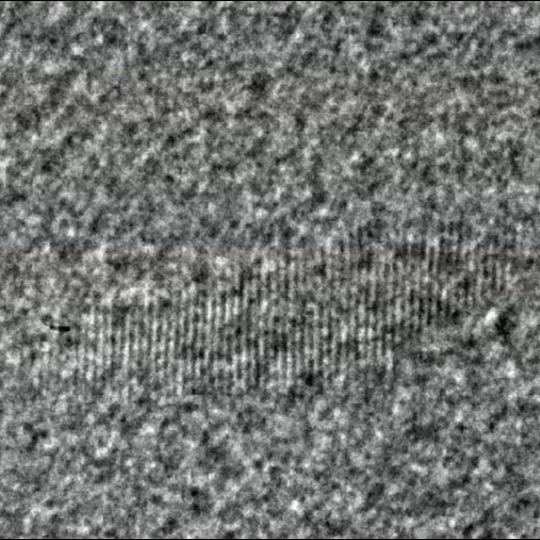
#> input picture nacl.jpg, 1080 x 1080 px (shown at 1/2 size)
$ python test2.py
#> lines starting #> are read from the running program, lines starting #| are printed output that depends on the picture; after the words box and inside, x2 and y2 are one past the last pixel; in counts of white or black regions, pixels touching at a corner belong together
### image_processor.py
from __future__ import annotations
import os
import cv2
import numpy as np
from matplotlib import pyplot as plt
from abc import ABC, abstractmethod

class Image(ABC): # Interface for Image
    @abstractmethod
    def set_title(self):
        raise NotImplementedError()

    @staticmethod
    def gray2rgb(image: np.ndarray) -> np.ndarray:
        rgb_image = cv2.cvtColor(image.astype(np.float32), cv2.COLOR_GRAY2RGB)
        #rgb_image = cv2.cvtColor(image.astype(np.uint8), cv2.COLOR_GRAY2RGB)
        return rgb_image

    @staticmethod
    def rgb2gray(image: np.ndarray) -> np.ndarray:
        gray_image = cv2.cvtColor(image.astype(np.float32), cv2.COLOR_RGB2GRAY)
        #gray_image = cv2.cvtColor(image.astype(np.uint8), cv2.COLOR_RGB2GRAY)
        return gray_image

    @staticmethod
    def set_image(ax, title: str, image: np.ndarray):
        ax.imshow(image, cmap='gray')
        ax.set_title(title), ax.set_xticks([]), ax.set_yticks([]), ax.set_xticklabels([]), ax.set_yticklabels([])

    @staticmethod
    def show_image(title: str, image: np.ndarray):
        fig, ax = plt.subplots()
        Image.set_image(ax, title, image)
        plt.show()

    # [38 lines left out: functions save_image, pixel_counter, calc_psnr, calc_ssim, not called in this run]

class ComposeImage(Image):
    def __init__(self, original_image: Image, bin_image: Image):
        # rgb_image = original_image._rgb_image.astype(np.uint8).copy()
        # gray_image = bin_image._gray_image.astype(np.uint8).copy()
        self._title = self.set_title(bin_image._title)
        self._rgb_image = self.compose_image(original_image._rgb_image, bin_image._gray_image)

    def set_title(self, title: str) -> str:
        return "Composed " + title

    def compose_image(self, original_image: np.ndarray, bin_image: np.ndarray):
        rgb_original = original_image.copy()
        rgb_bin = self.gray2rgb(bin_image.copy())
        rgb_original[(rgb_bin==(255,255,255)).all(axis=-1)]=(0, 0, 255)
        return rgb_original


class Path2Image(Image):
    def __init__(self, title: str, path: str):
        self._title = self.set_title(title)
        self._rgb_image = self.path2rgb(path)
        self._gray_image = self.rgb2gray(self._rgb_image)

    def set_title(self, title: str) -> str:
        return "Original " + title

    @staticmethod
    def path2rgb(path: str) -> np.ndarray:
        bgr_image = cv2.imread(path)
        rgb_image = cv2.cvtColor(bgr_image, cv2.COLOR_BGR2RGB)
        #rgb_image = cv2.cvtColor(bgr_image.astype(np.uint8), cv2.COLOR_BGR2RGB)
        return rgb_image

class NewImage(Image):
    def __init__(self, title: str, image: np.ndarray):
        self._title = self.set_title(title)
        self._gray_image = image

    def set_title(self, title: str) -> str:
        return "new " + title

### frequency_filter.py
import cv2
import numpy as np
from image_processor import Image
from scipy.ndimage import maximum_filter

class FFT(Image):
    def __init__(self, image: Image, *args):
        self._title = self.set_title(image._title)
        self._shifted_fft = self.get_fft(image._gray_image.copy())
        self._fft_image = self.get_spectrum(self._shifted_fft)

    def set_title(self, title: str) -> str:
        return "FFT " + title.replace("Original ", "")

    def get_fft(self, gray_image: np.ndarray):
        return np.fft.fftshift(np.fft.fft2(gray_image))

    def get_spectrum(self, shifted_fft):
        shifted_fft[shifted_fft == 0] = np.finfo(float).eps
        return 20*np.log(np.abs(shifted_fft)).astype(np.float32)

class IFFT(Image):
    def __init__(self, image: FFT, *args):
        self._title = self.set_title(image._title)
        self._gray_image = self.get_ifft(image._masked_shifted_fft.copy())

    def set_title(self, title: str) -> str:
        return "IFFT " + title.replace("FFT", "")

    def get_ifft(self, shifted_fft):
        return np.abs(np.fft.ifft2(np.fft.fftshift(shifted_fft)))

class FrequencyFilter(FFT):
    def __init__(self, image: Image, *args):
        super().__init__(image, *args)
        self._mask = self.make_mask(self._fft_image, *args)
        self._masked_shifted_fft, self._masked_fft_image = self.apply_mask(self._shifted_fft, self._mask)

    # [4 lines left out: function make_mask, not called in this run]

    # [4 lines of commented-out code are left out]

    def apply_mask(self, shifted_fft, mask):
        masked_shifted_fft = np.multiply(shifted_fft, mask)
        masked_fft_image = self.get_spectrum(masked_shifted_fft)
        return masked_shifted_fft, masked_fft_image

class PeakMask(FrequencyFilter):
    def __init__(self, image: Image, *args):
        super().__init__(image)

    def set_title(self, title: str):
        return "Peakmask " + title.replace("Original ", "")

    # [6 lines left out: function make_mask, not called in this run]

class LowpassFilter(FrequencyFilter):
    def __init__(self, image: Image, inner_radius=90):
        super().__init__(image, inner_radius)

    def set_title(self, title: str):
        return "Lowpass " + title.replace("Original ", "")

    # [5 lines left out: function make_mask, not called in this run]

class HighpassFilter(FrequencyFilter):
    def __init__(self, fft_image: Image, outer_radius=80):
        super().__init__(fft_image, outer_radius)

    def set_title(self, title: str):
        return "Highpass " + title.replace("Original ", "")

    def make_mask(self, shifted_fft, outer_radius):
        height, width = shifted_fft.shape[0], shifted_fft.shape[1]
        mask = np.ones([height, width], dtype=np.uint8)
        cv2.circle(mask, center=(width//2, height//2), radius=outer_radius, color=0, thickness=-1)
        return mask

class BandpassFilter(FrequencyFilter):
    def __init__(self, fft_image: Image, outer_radius=150, inner_radius=50):
        super().__init__(fft_image, outer_radius, inner_radius)

    def set_title(self, title: str):
        return "Bandpass " + title.replace("Original ", "")

    # [6 lines left out: function make_mask, not called in this run]

class PeakFilter(FrequencyFilter):
    def __init__(self, image: BandpassFilter, indices):
        self._title = self.set_title(image._title)
        self._peak_image = self.detect_peaks(image._masked_fft_image)
        self._spot_image = self.peak2spot(self._peak_image, indices)
        self._fft_image = image._fft_image*self._spot_image
        self._shifted_fft = image._shifted_fft
        self._shifted_fft[self._spot_image==0] = 0
        self._masked_shifted_fft = self._shifted_fft

    def set_title(self, title: str):
        return "Peak " + title.replace("Original ", "")

    def detect_peaks(self, fft_image: np.ndarray, filter_size=5, order=0.8):
        peak_image = fft_image
        local_max = maximum_filter(peak_image, footprint=np.ones((filter_size, filter_size)), mode='constant')
        peak_image[local_max!=peak_image] = [0]
        peak1 = peak_image.max()
        # [4 lines of commented-out code are left out]
        peak_image = np.where(peak_image!=peak1, 0, 1)
        #peak_image[peak_image!=peak_image.max()] = [0]
        #peak_image[peak_image<=peak_image.max()*order] = [0]
        #peak_image[peak_image!=0] = [1]
        return peak_image

    def peak2spot(self, peak_image: np.ndarray, indices):
        spot_image = peak_image.copy().astype(np.uint8)
        # [7 lines of commented-out code are left out]
        if indices != [[0, 0]]:
            cv2.circle(spot_image, center=(indices[0][0], indices[0][1]), radius=4, color=1, thickness=-1)
            cv2.circle(spot_image, center=(indices[1][0], indices[1][1]), radius=4, color=1, thickness=-1)
            cv2.circle(spot_image, center=(indices[2][0], indices[2][1]), radius=2, color=1, thickness=-1)
        else:
            indices = np.dstack(np.where(spot_image == 1))
            for index in indices[0]:
                cv2.circle(spot_image, center=(index[1], index[0]), radius=4, color=1, thickness=-1)
        return spot_image

### binarization.py
import cv2
import numpy as np
from image_processor import Image

class OtsuBinarization(Image):
    def __init__(self, image: Image, threshold=128):
        self._title = self.set_title(image._title)
        ret, self._gray_image = self.otsu_bin(image._gray_image, threshold)

    def set_title(self, title: str):
        return "Binarization " + title.replace("Original ", "")

    def otsu_bin(self, gray_image: np.ndarray, threshold):
        return cv2.threshold(gray_image.astype(np.uint8), threshold, 255, cv2.THRESH_OTSU)

class AdaptiveBinarization(Image):
    def __init__(self, image: Image, blockSize=5):
        self._title = self.set_title(image._title)
        self._gray_image = self.adapt_bin(image._gray_image, blockSize)

    def set_title(self, title: str):
        return "Binarization " + title.replace("Original ", "")

    def adapt_bin(self, gray_image: np.ndarray, blockSize=5):
        return cv2.adaptiveThreshold(gray_image, 255, cv2.ADAPTIVE_THRESH_GAUSSIAN_C, cv2.THRESH_BINARY, blockSize=blockSize, C=0)

### test2.py
from image_processor import Image, Path2Image, ComposeImage, NewImage
from spatial_filter import AverageFilter, GaussianFilter, MedianFilter, BilateralFilter
from frequency_filter import FFT, IFFT, LowpassFilter, HighpassFilter, BandpassFilter, PeakFilter
from binarization import OtsuBinarization
from edge_detector import LaplacianEdgeDetector, CannyEdgeDetector, PrewittEdgeDetector, SobelEdgeDetector
# from line_detector import HoughTransform, PHoughTransform, LineSegmentDetector

if __name__ == '__main__':
    title = "test"
    path = "nacl.jpg"
    original = Path2Image(title, path)
#> in path2rgb, bgr_image is the input picture: shape (1080, 1080, 3); mean B, G, R 112.9, 114.7, 113.1

    highpass1 = HighpassFilter(original, outer_radius=50)
#> in make_mask, `cv2.circle(mask, center=(width//2, height//2), radius=outer_radius, co..`:
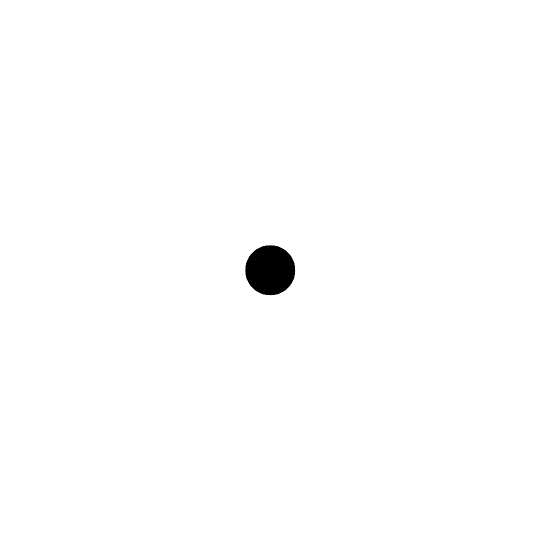
#> mask: shape (1080, 1080) (shown at 1/2 size); values 0 (black) and 1 (white), 99.3% white; 1 black region, box (x1, y1, x2, y2) and area: (490, 490, 591, 591) 7845
    highpass2 = HighpassFilter(original, outer_radius=50)
#> call 2 of __init__, with outer_radius = 50
    # Image.show_image(highpass._title, highpass._masked_fft_image)
    center = 540
    Y = 2
    X = 60
    indices1 = [[center-X, center-Y], [center+X, center+Y], [center, center]]
    indices2 = [[center+X, center+Y], [center-X, center-Y], [center, center]]
    peak1 = PeakFilter(highpass1, indices1)
#> in detect_peaks, `peak_image[local_max!=peak_image] = [0]`:
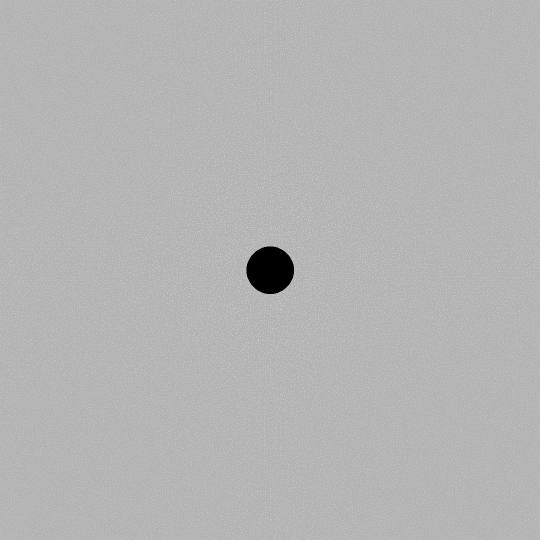
#> peak_image: shape (1080, 1080) float32 (shown at 1/2 size); min -720.9, max 296.3, mean 2.2; drawn with min black and max white
#> in detect_peaks, `peak1 = peak_image.max()`: peak1 = 296.3
#> in detect_peaks, `peak_image = np.where(peak_image!=peak1, 0, 1)`:
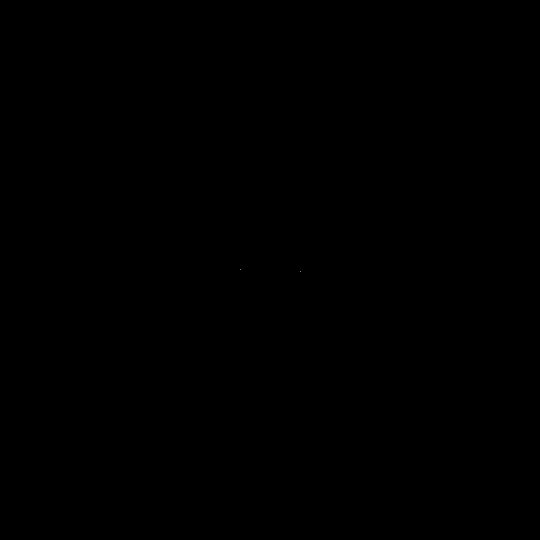
#> peak_image: shape (1080, 1080) int64 (shown at 1/2 size); values 0 (black) and 1 (white), 0% white in thin lines or dots, all inside (x1, y1, x2, y2) = (480, 538, 601, 543)
#> in peak2spot, `cv2.circle(spot_image, center=(indices[0][0], indices[0][1]), radius=4..`: spot_image: shape (1080, 1080); values 0 (black) and 1 (white), 0% white; 2 white regions (1 under 20 px), largest, box (x1, y1, x2, y2) and area: (476, 534, 485, 543) 49
#> in peak2spot, `cv2.circle(spot_image, center=(indices[1][0], indices[1][1]), radius=4..`: spot_image: shape (1080, 1080); values 0 (black) and 1 (white), 0.01% white; 2 white regions, box (x1, y1, x2, y2) and area: (476, 534, 485, 543) 49, (596, 538, 605, 547) 49
    peak2 = PeakFilter(highpass2, [[0, 0]])
#> the loop in peak2spot (call 2), `for index in indices[0]:` made 2 passes
#> index on passes 1 to 2: [538, 480], [542, 600]
    Image.show_image(peak1._title, peak1._spot_image)
    Image.show_image(peak2._title, peak2._spot_image)
    peak1_ifft = IFFT(peak1)
    peak2_ifft = IFFT(peak2)
#> in get_ifft (call 2), `return np.abs(np.fft.ifft2(np.fft.fftshift(shifted_fft)))`:
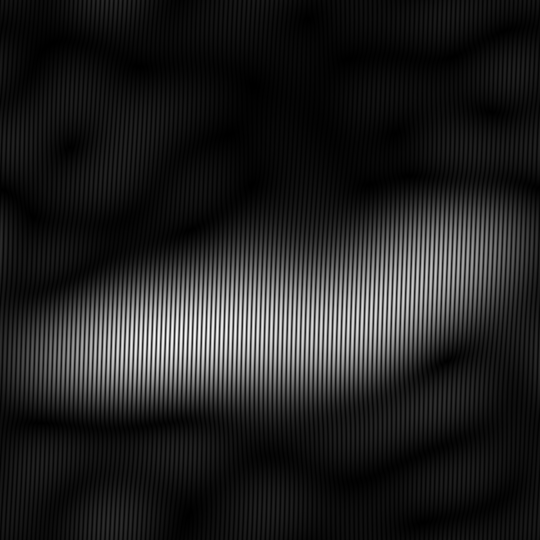
#> returned value: shape (1080, 1080) float64 (shown at 1/2 size); min 1.08e-06, max 32.05, mean 4.1; drawn with min black and max white
    Image.show_image(peak1_ifft._title, peak1_ifft._gray_image)
    Image.show_image(peak2_ifft._title, peak2_ifft._gray_image)
    bin1 = OtsuBinarization(peak1_ifft)
#> in __init__, `ret, self._gray_image = self.otsu_bin(image._gray_image, threshold)`:
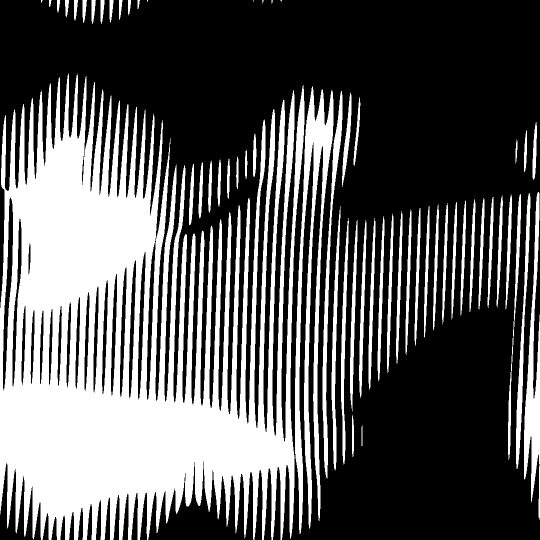
#> self._gray_image: shape (1080, 1080) (shown at 1/2 size); 35.6% white; 58 white regions (6 under 20 px), largest, box (x1, y1, x2, y2) and area: (0, 147, 609, 1080) 330984, (590, 173, 667, 1068) 23303, (1048, 384, 1080, 1040) 8895
#> in __init__, `ret, self._gray_image = self.otsu_bin(image._gray_image, threshold)`: ret = 115
    bin2 = OtsuBinarization(peak2_ifft)
#> call 2 of __init__, with threshold = 128
#> in __init__ (call 2), `ret, self._gray_image = self.otsu_bin(image._gray_image, threshold)`:
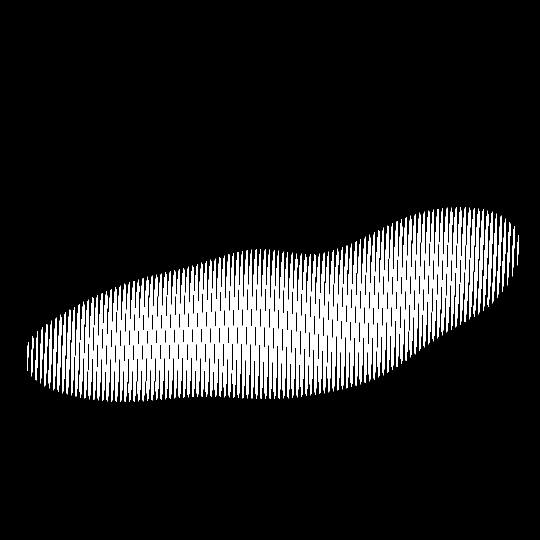
#> self._gray_image: shape (1080, 1080) (shown at 1/2 size); 12.8% white; 109 white regions, largest, box (x1, y1, x2, y2) and area: (746, 460, 759, 760) 1750, (737, 464, 750, 763) 1749, (755, 455, 768, 755) 1743
#> in __init__ (call 2), `ret, self._gray_image = self.otsu_bin(image._gray_image, threshold)`: ret = 9
    Image.show_image(bin1._title, bin1._gray_image)
    Image.show_image(bin2._title, bin2._gray_image)
    bin = NewImage("nacl", bin1._gray_image - bin2._gray_image)
    Image.show_image(bin._title, bin._gray_image)
    compose = ComposeImage(original, bin)
#> in compose_image, `rgb_original[(rgb_bin==(255,255,255)).all(axis=-1)]=(0, 0, 255)`:
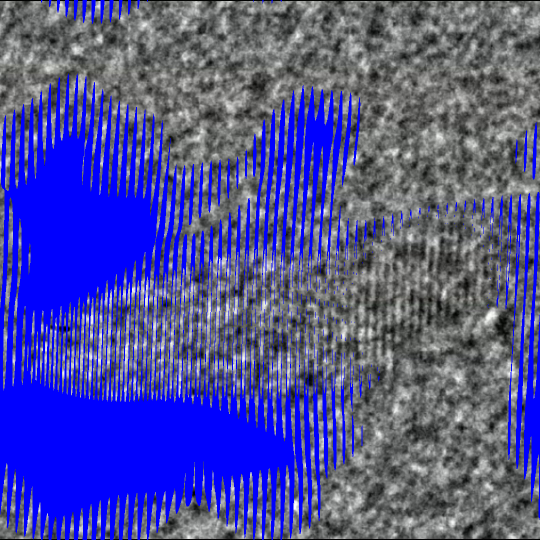
#> rgb_original: shape (1080, 1080, 3) (shown at 1/2 size); mean R, G, B 78.1, 79.2, 152.8
    # compose1 = ComposeImage(original, bin1)
    # compose2 = ComposeImage(original, bin2)
    Image.show_image(compose._title, compose._rgb_image)
    # Image.show_image(compose1._title, compose1._rgb_image)
    # Image.show_image(compose2._title, compose2._rgb_image)
